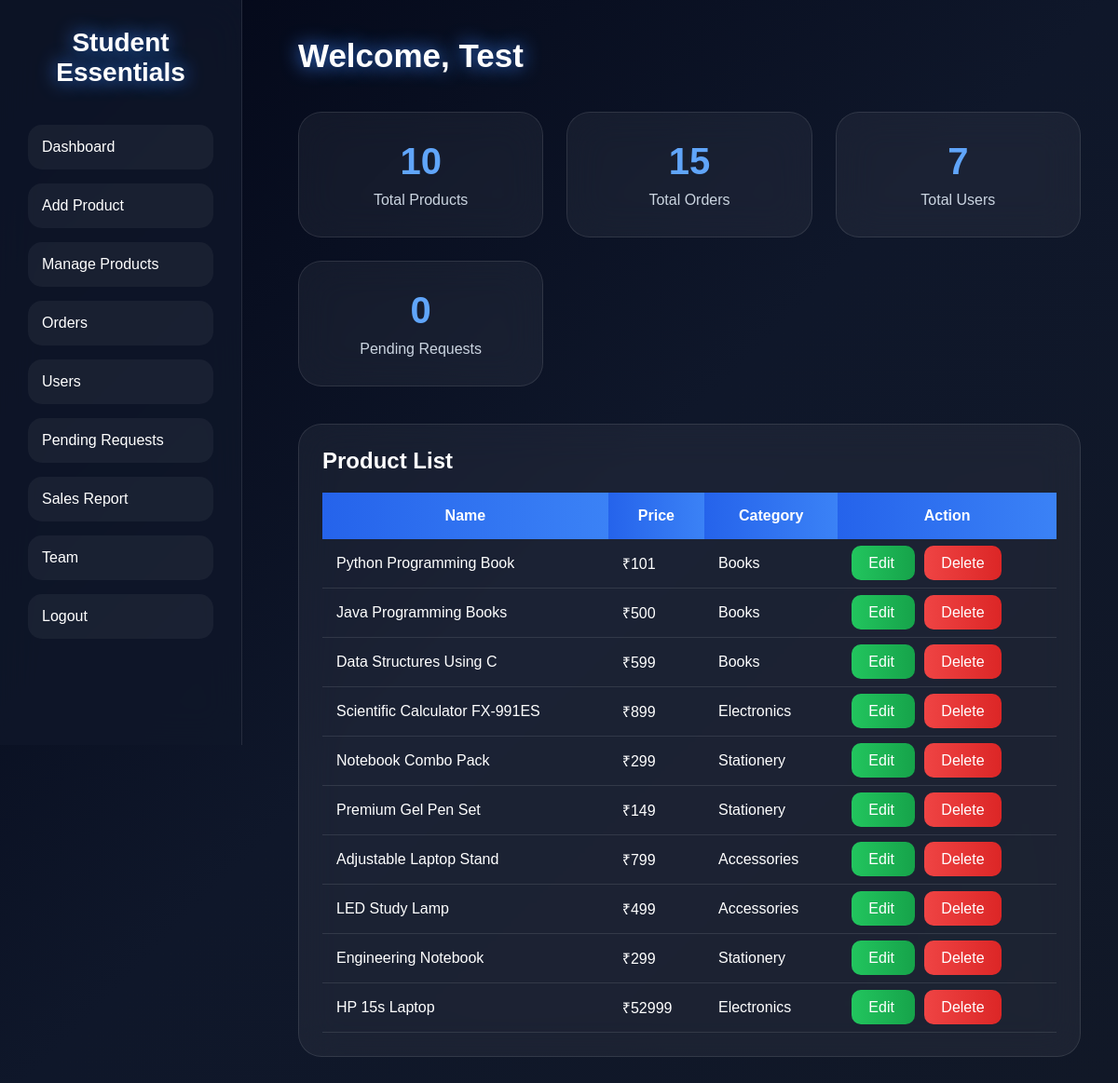
/admin-dashboard/ (signed in), run on the app's committed database.
### shop/models.py (models this page shows, shortened)
class Product(models.Model):
    name = models.CharField(max_length=200)
    description = models.TextField()
    price = models.IntegerField()
    image = models.ImageField(upload_to='products/')
    category = models.CharField(max_length=100)

### shop/views.py (the view)
@login_required
def admin_dashboard(request):
    try:
        profile = UserProfile.objects.get(
            user=request.user
        )
        if profile.role != "admin":
            return redirect(
                'home'
            )
    except UserProfile.DoesNotExist:
        return redirect(
            'home'
        )
    products = Product.objects.all()
    orders = Order.objects.all()
    users = User.objects.all()
    pending = UserProfile.objects.filter(
        approved=False
    )
    return render(
        request,
        'admin_dashboard.html',
        {
            'products': products,
            'orders': orders,
            'users': users,
            'pending': pending
        }
    )

### templates/admin_dashboard.html (shortened to what this page needs)
{% load static %}
<!doctype html>
<html lang="en">
  <head>
    <link rel="stylesheet" href="{% static 'css/admin.css' %}" />
  </head>
  <body>
    <div class="sidebar">
      <h2>Student Essentials</h2>
      <ul>
        <li>
          <a href="{% url 'admin_dashboard' %}"> Dashboard </a>
        </li>
        <li>
          <a href="{% url 'add_product' %}"> Add Product </a>
        </li>
        <li>
          <a href="{% url 'manage_products' %}"> Manage Products </a>
        </li>
        <li>
          <a href="{% url 'orders' %}"> Orders </a>
        </li>
        <li>
          <a href="{% url 'users' %}"> Users </a>
        </li>
        <li>
          <a href="{% url 'pending_requests' %}"> Pending Requests </a>
        </li>
        <li>
          <a href="{% url 'sales_report' %}"> Sales Report </a>
        </li>
        <li>
          <a href="{% url 'team' %}"> Team </a>
        </li>
        <li>
          <a href="{% url 'logout' %}"> Logout </a>
        </li>
      </ul>
    </div>
    <div class="main-content">
      <h1>Welcome, {{ request.user.username }}</h1>
      <div class="cards">
        <div class="card">
          <h2>{{ products.count }}</h2>
          <p>Total Products</p>
        </div>
        <div class="card">
          <h2>{{ orders.count }}</h2>
          <p>Total Orders</p>
        </div>
        <div class="card">
          <h2>{{ users.count }}</h2>
          <p>Total Users</p>
        </div>
        <div class="card">
          <h2>{{ pending.count }}</h2>
          <p>Pending Requests</p>
        </div>
      </div>
      <div class="table-box">
        <h2>Product List</h2>
        <table>
          <thead>
            <tr>
              <th>Name</th>
              <th>Price</th>
              <th>Category</th>
              <th>Action</th>
            </tr>
          </thead>
          <tbody>
            {% for product in products %}
            <tr>
              <td>{{ product.name }}</td>
              <td>₹{{ product.price }}</td>
              <td>{{ product.category }}</td>
              <td>
                <a href="{% url 'edit_product' product.id %}" class="edit-btn">
                  Edit
                </a>
                <a
                  href="{% url 'delete_product' product.id %}"
                  class="delete-btn"
                >
                  Delete
                </a>
              </td>
            </tr>
            {% empty %}
            <tr>
              <td colspan="4">No Products Available</td>
            </tr>
            {% endfor %}
          </tbody>
        </table>
      </div>
    </div>
  </body>
</html>

### static/css/admin.css (style rules this page uses)
* { margin: 0; padding: 0; box-sizing: border-box; font-family: Arial, sans-serif; }
body { display: flex; min-height: 100vh; background: linear-gradient(135deg, #020617, #0f172a, #111827); color: white; overflow-x: hidden; }
.sidebar { width: 260px; height: 100vh; position: fixed; left: 0; top: 0; padding: 30px; background: rgba(15, 23, 42, 0.8); backdrop-filter: blur(20px); border-right: 1px solid rgba(255, 255, 255, 0.1); }
.sidebar h2 { text-align: center; margin-bottom: 40px; font-size: 28px; color: white; text-shadow: 0 0 20px #3b82f6; }
.sidebar ul { list-style: none; }
.sidebar ul li { margin-bottom: 15px; }
.sidebar a { display: block; padding: 15px; text-decoration: none; color: white; border-radius: 15px; transition: 0.4s; background: rgba(255, 255, 255, 0.05); }
.main-content { margin-left: 280px; width: 100%; padding: 40px; }
.main-content h1 { font-size: 35px; margin-bottom: 40px; text-shadow: 0 0 20px #3b82f6; }
.cards { display: grid; grid-template-columns: repeat(auto-fit, minmax(220px, 1fr)); gap: 25px; margin-bottom: 40px; }
.card { padding: 30px; border-radius: 25px; background: rgba(255, 255, 255, 0.05); backdrop-filter: blur(20px); border: 1px solid rgba(255, 255, 255, 0.1); text-align: center; transition: 0.4s; }
.card h2 { font-size: 40px; margin-bottom: 10px; color: #60a5fa; }
.card p { color: #cbd5e1; }
.table-box { background: rgba(255, 255, 255, 0.05); backdrop-filter: blur(20px); padding: 25px; border-radius: 25px; border: 1px solid rgba(255, 255, 255, 0.1); }
.table-box h2 { margin-bottom: 20px; }
table { width: 100%; border-collapse: collapse; }
th { padding: 16px; background: linear-gradient(90deg, #2563eb, #3b82f6); color: white; }
td { padding: 15px; border-bottom: 1px solid rgba(255, 255, 255, 0.1); }
.edit-btn { padding: 10px 18px; background: linear-gradient(90deg, #22c55e, #16a34a); border-radius: 10px; color: white; text-decoration: none; margin-right: 10px; }
.delete-btn { padding: 10px 18px; background: linear-gradient(90deg, #ef4444, #dc2626); border-radius: 10px; color: white; text-decoration: none; }

### data on the page
Product: name "Python Programming Book", price "101", category "Books"
Product: name "Java Programming Books", price "500", category "Books"
Product: name "Data Structures Using C", price "599", category "Books"
Product: name "Scientific Calculator FX-991ES", price "899", category "Electronics"
Product: name "Notebook Combo Pack", price "299", category "Stationery"
Product: name "Premium Gel Pen Set", price "149", category "Stationery"
Product: name "Adjustable Laptop Stand", price "799", category "Accessories"
Product: name "LED Study Lamp", price "499", category "Accessories"
Product: name "Engineering Notebook", price "299", category "Stationery"
Product: name "HP 15s Laptop", price "52999", category "Electronics"

### other printed values
{{ request.user.username }} "Test"
{{ products.count }} "10"
{{ orders.count }} "15"
{{ users.count }} "7"
{{ pending.count }} "0"
